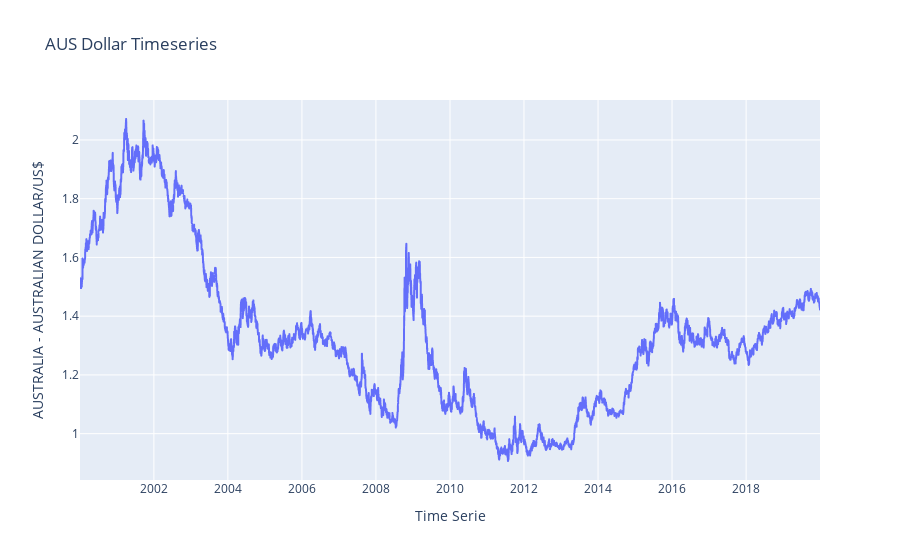

The notebook cell this image was saved under:
### Code cell
# retrieve only the first day of the month record
aus_raw2 = mod_df[['Time Serie','AUSTRALIA - AUSTRALIAN DOLLAR/US$']]
# scatter plot showing average price and number of reviews
fig = px.line(aus_raw2, 
                 x= aus_raw2['Time Serie'],
                 y=aus_raw2['AUSTRALIA - AUSTRALIAN DOLLAR/US$'], 
                 title = "AUS Dollar Timeseries")
fig.show()

### Figure 1 — Plotly figure (JSON) as saved in the notebook; plotly's stock layout.template omitted (floating-point values rounded to 4 significant figures; data arrays with more than 128 entries replaced by an {"elided": "..."} marker saying what was removed)
{"data": [{"hoverlabel": {"namelength": 0}, "hovertemplate": "Time Serie=%{x}<br>AUSTRALIA - AUSTRALIAN DOLLAR/US$=%{y}", "legendgroup": "", "line": {"color": "#636efa", "dash": "solid"}, "mode": "lines", "name": "", "showlegend": false, "type": "scattergl", "x": {"elided": "5019 str values"}, "xaxis": "x", "y": {"elided": "5019 float values"}, "yaxis": "y"}], "layout": {"legend": {"tracegroupgap": 0}, "title": {"text": "AUS Dollar Timeseries"}, "xaxis": {"anchor": "y", "domain": [0, 1], "title": {"text": "Time Serie"}}, "yaxis": {"anchor": "x", "domain": [0, 1], "title": {"text": "AUSTRALIA - AUSTRALIAN DOLLAR/US$"}}}}
